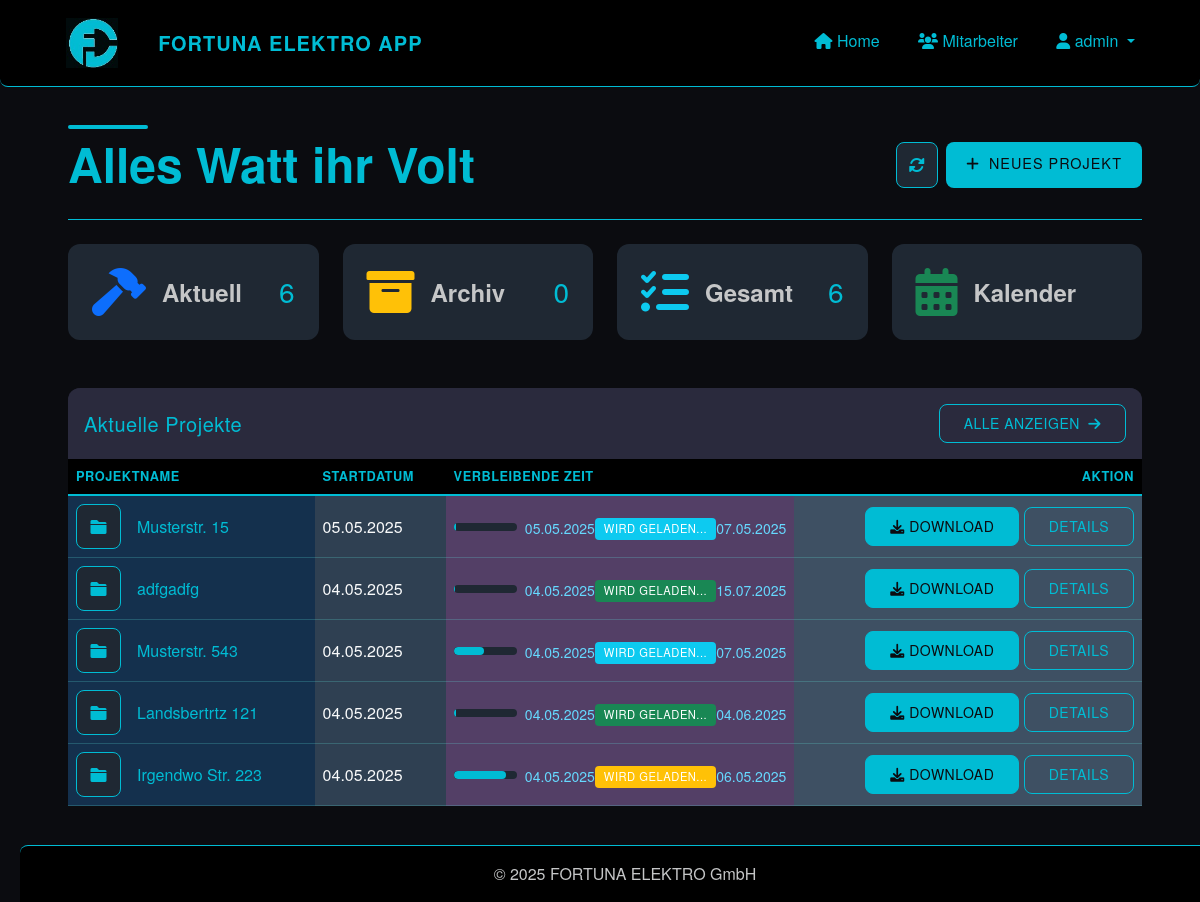
Screenshot of / (signed in) with the database file from the repository.
### app/models/user.py (models this page shows, shortened)
class User(UserMixin, db.Model):
    id = db.Column(db.Integer, primary_key=True)
    username = db.Column(db.String(64), unique=True, nullable=False)
    password_hash = db.Column(db.String(128), nullable=False)
    role = db.Column(db.String(20), nullable=False, default='installateur')  # 'admin' oder 'installateur'
    is_active = db.Column(db.Boolean, default=True)
    created_at = db.Column(db.DateTime, default=datetime.utcnow)
    projects = db.relationship('Project', backref='creator', lazy='dynamic')
    files = db.relationship('File', backref='uploader', lazy='dynamic')
    timesheets = db.relationship('Timesheet', backref='employee', lazy='dynamic')
    def is_admin(self):
        return self.role == 'admin'

### app/models/project.py (models this page shows, shortened)
class Project(db.Model):
    id = db.Column(db.Integer, primary_key=True)
    name = db.Column(db.String(128), nullable=False)  # Adresse als Projektname
    description = db.Column(db.Text)
    start_date = db.Column(db.DateTime, default=datetime.utcnow)
    end_date = db.Column(db.DateTime)
    status = db.Column(db.String(20), default='in_bearbeitung')  # 'in_bearbeitung', 'abgeschlossen', 'archiviert'
    creator_id = db.Column(db.Integer, db.ForeignKey('user.id'))
    files = db.relationship('File', backref='project', lazy='dynamic', cascade='all, delete-orphan')
    timesheets = db.relationship('Timesheet', backref='project', lazy='dynamic', cascade='all, delete-orphan')
    def get_remaining_hours(self):
        if not self.end_date:
            return None
        now = datetime.now()
        time_diff = self.end_date - now
        if time_diff.total_seconds() <= 0:
            return 0
        total_hours = time_diff.total_seconds() / 3600
        return round(total_hours, 1)  # Auf eine Dezimalstelle runden
    def get_progress_percentage(self):
        if not self.end_date:
            return 0
        now = datetime.now()
        total_duration = (self.end_date - self.start_date).total_seconds()
        elapsed_time = (now - self.start_date).total_seconds()
        if elapsed_time >= total_duration:
            return 100
        progress = (elapsed_time / total_duration) * 100
        return round(progress, 1)  # Auf eine Dezimalstelle runden

### app/routes/dashboard.py (the view)
@dashboard.route('/')
@login_required
def index():
    in_progress = Project.query.filter_by(status='in_bearbeitung').order_by(Project.start_date.desc()).all()
    archived = Project.query.filter_by(status='archiviert').order_by(Project.start_date.desc()).all()
    now = datetime.now()
    return render_template(
        'dashboard/index.html',
        title='Dashboard',
        in_progress=in_progress,
        archived=archived,
        now=now  # Add this line to pass the current datetime
    )

### app/templates/dashboard/index.html (shortened to what this page needs)
{% extends "base.html" %}
{% block content %}
<div class="container-fluid py-4">
    <div class="d-flex flex-column flex-md-row justify-content-between align-items-start align-items-md-center mb-4 gap-3">
        <div class="position-relative">
            <div class="dashboard-heading-decoration"></div>
            <h4 class="fw-bold mb-1 display-5 position-relative">Alles Watt ihr Volt</h4>
        </div>
        <div class="d-flex">
            <a href="{{ url_for('dashboard.index') }}" class="btn btn-light me-2 btn-refresh" aria-label="Aktualisieren">
                <i class="fas fa-sync-alt"></i>
            </a>
            <a href="{{ url_for('projects.new_project') }}" class="btn btn-gradient">
                <i class="fas fa-plus me-1"></i> Neues Projekt
            </a>
        </div>
    </div>
<div class="row g-4 mb-5">
    <div class="col-12 col-sm-6 col-lg-3">
        <div class="card h-100 border-0 shadow-hover stat-card custom-stat-card" data-bs-toggle="modal" data-bs-target="#projectsModal" data-tab-target="in-progress-tab">
            <div class="card-body p-4">
                <div class="d-flex align-items-center justify-content-between">
                    <div class="d-flex align-items-center gap-3">
                        <i class="fas fa-hammer fa-3x text-primary"></i>
                        <span class="text-muted fw-bold fs-4">Aktuell</span>
                    </div>
                    <h3 class="mb-0">{{ in_progress|length }}</h3>
                </div>
            </div>
        </div>
    </div>
    <div class="col-12 col-sm-6 col-lg-3">
        <div class="card h-100 border-0 shadow-hover stat-card custom-stat-card" data-bs-toggle="modal" data-bs-target="#projectsModal" data-tab-target="archived-tab">
            <div class="card-body p-4">
                <div class="d-flex align-items-center justify-content-between">
                    <div class="d-flex align-items-center gap-3">
                        <i class="fas fa-archive fa-3x text-warning"></i>
                        <span class="text-muted fw-bold fs-4">Archiv</span>
                    </div>
                    <h3 class="mb-0">{{ archived|length }}</h3>
                </div>
            </div>
        </div>
    </div>
    <div class="col-12 col-sm-6 col-lg-3">
        <div class="card h-100 border-0 shadow-hover stat-card custom-stat-card" data-bs-toggle="modal" data-bs-target="#projectsModal" data-tab-target="all-tab">
            <div class="card-body p-4">
                <div class="d-flex align-items-center justify-content-between">
                    <div class="d-flex align-items-center gap-3">
                        <i class="fas fa-tasks fa-3x text-info"></i>
                        <span class="text-muted fw-bold fs-4">Gesamt</span>
                    </div>
                    <h3 class="mb-0">{{ (in_progress|length) + (completed|length) + (archived|length) }}</h3>
                </div>
            </div>
        </div>
    </div>
    <div class="col-12 col-sm-6 col-lg-3">
        <div class="card h-100 border-0 shadow-hover stat-card custom-stat-card" data-bs-toggle="modal" data-bs-target="#projectsModal" data-tab-target="calendar-tab">
            <div class="card-body p-4">
                <div class="d-flex align-items-center justify-content-between">
                    <div class="d-flex align-items-center gap-3">
                        <i class="fas fa-calendar-alt fa-3x text-success"></i>
                        <span class="text-muted fw-bold fs-4">Kalender</span>
                    </div>
                </div>
            </div>
        </div>
    </div>
</div>
<div class="row mb-4">
    <div class="col-12">
        <div class="card border-0 shadow-hover aktuelle-projekte">
            <div class="card-header border-0 py-3">
                <div class="d-flex justify-content-between align-items-center">
                    <h5 class="mb-0">Aktuelle Projekte</h5>
                    <button class="btn btn-sm btn-outline-primary" data-bs-toggle="modal" data-bs-target="#projectsModal">
                        Alle anzeigen <i class="fas fa-arrow-right ms-1"></i>
                    </button>
                </div>
            </div>
            <div class="card-body p-0">
                {% if in_progress %}
                <div class="table-responsive">
                    <table class="table table-hover align-middle mb-0">
                        <thead>
                            <tr>
                                <th>Projektname</th>
                                <th class="d-none d-md-table-cell">Startdatum</th>
                                <th class="d-none d-lg-table-cell">Verbleibende Zeit</th>
                                <th class="text-end">Aktion</th>
                            </tr>
                        </thead>
                        <tbody>
                            {% for project in in_progress[:5] %}
                                <tr>
                                    <td style="background-color: #14304d">
                                        <div class="d-flex align-items-center">
                                            <div class="project-icon me-3">
                                                <i class="fas fa-folder" style="color: var(--accent);"></i>
                                            </div>
                                            <div>
                                                <h6 class="mb-0">{{ project.name }}</h6>
                                            </div>
                                        </div>
                                    </td>
                                    <td class="d-none d-md-table-cell text-light" style="background-color: #2f4052">{{ project.start_date.strftime('%d.%m.%Y') }}</td>
                                    <td class="d-none d-lg-table-cell" style="background-color: #533f66">
                                        {% if project.end_date %}
                                            <div class="d-flex align-items-center">
                                                <div class="progress flex-grow-1 me-2" style="height: 8px; background-color: var(--primary-light);">
                                                    <div class="progress-bar" role="progressbar"
                                                         style="width: {{ project.get_progress_percentage() }}%; background-color: var(--accent);"
                                                         aria-valuenow="{{ project.get_progress_percentage() }}" aria-valuemin="0" aria-valuemax="100"></div>
                                                </div>
                                                <div class="d-flex justify-content-between mt-1">
                                                    <small class="text-muted">{{ project.start_date.strftime('%d.%m.%Y') }}</small>
                                                    <span id="countdown-timer" class="badge
                                                        {% if project.get_remaining_hours() > 168 %}
                                                            bg-success
                                                        {% elif project.get_remaining_hours() > 24 %}
                                                            bg-info
                                                        {% elif project.get_remaining_hours() > 0 %}
                                                            bg-warning
                                                        {% else %}
                                                            bg-danger
                                                        {% endif %}">
                                                        Wird geladen...
                                                    </span>
                                                    <small class="text-muted">{{ project.end_date.strftime('%d.%m.%Y') }}</small>
                                                </div>
                                            </div>
                                        {% endif %}
                                    </td>
                                    <td class="text-end" style="background-color: #3e5063">
                                        <a href="{{ url_for('files.download_project', project_id=project.id) }}" class="btn btn-sm btn-primary">
                                            <i class="fas fa-download"></i> Download
                                        </a>
                                        <a href="{{ url_for('projects.view_project', project_id=project.id) }}" class="btn btn-sm btn-outline-primary">
                                            Details
                                        </a>
                                    </td>
                                </tr>
                            {% endfor %}
                        </tbody>
                    </table>
                </div>
                {% endif %}
            </div>
        </div>
    </div>
</div>
                        {% set all_projects = in_progress + archived %}
{% endblock %}

### app/templates/base.html (shortened to what this page needs)
<!DOCTYPE html>
<html lang="de">
<head>
    <link href="https://cdn.jsdelivr.net/npm/bootstrap@5.3.0/dist/css/bootstrap.min.css" rel="stylesheet">
    <link rel="stylesheet" href="https://cdn.jsdelivr.net/npm/bootstrap-icons@1.11.1/font/bootstrap-icons.css">
    <link rel="stylesheet" href="https://cdnjs.cloudflare.com/ajax/libs/font-awesome/6.0.0/css/all.min.css">
    <link rel="stylesheet" href="{{ url_for('static', filename='css/style.css') }}">
</head>
<body>
<nav class="navbar navbar-expand-lg navbar-dark mb-4">
    <div class="container position-relative">
        <a class="navbar-brand d-flex align-items-center" href="{{ url_for('dashboard.index') }}">
            <img src="{{ url_for('static', filename='img/logo.jpg') }}" alt="Fortuna Elektro Logo"
                 style="height: 50px; width: auto; max-height: 90%; margin-right: 40px; margin-left: 30px;">
            <span style="color: var(--accent)">FORTUNA ELEKTRO APP</span>
        </a>
        <div class="collapse navbar-collapse" id="navbarNav">
            <ul class="navbar-nav ms-auto">
                {% if current_user.is_authenticated %}
                    <li class="nav-item">
                        <a class="nav-link" href="{{ url_for('dashboard.index') }}">
                            <i class="fas fa-home"></i> Home
                        </a>
                    </li>
                    {% if current_user.is_admin() %}
                        <li class="nav-item">
                            <a class="nav-link" href="{{ url_for('admin.list_users') }}">
                                <i class="fas fa-users"></i> Mitarbeiter
                            </a>
                        </li>
                    {% endif %}
                    <li class="nav-item dropdown">
                        <a class="nav-link dropdown-toggle" href="#" role="button" data-bs-toggle="dropdown">
                            <i class="fas fa-user"></i> {{ current_user.username }}
                        </a>
                    </li>
                {% else %}
                    <li class="nav-item">
                        <a class="nav-link" href="{{ url_for('auth.login') }}">
                            <i class="fas fa-sign-in-alt"></i> Anmelden
                        </a>
                    </li>
                {% endif %}
            </ul>
        </div>
    </div>
</nav>
    <div class="container mb-5">
        {% block content %}{% endblock %}
    </div>
    <footer class="footer mt-auto py-3">
        <div class="container text-center">
            <span class="text-muted">&copy; 2025 FORTUNA ELEKTRO GmbH</span>
        </div>
    </footer>
</body>
</html>

### rows the page displays
User: username "admin"
Project: name "Musterstr. 15", start_date "05.05.2025", end_date "07.05.2025"
Project: name "adfgadfg", start_date "04.05.2025", end_date "15.07.2025"
Project: name "Musterstr. 543", start_date "04.05.2025", end_date "07.05.2025"
Project: name "Landsbertrtz 121", start_date "04.05.2025", end_date "04.06.2025"
Project: name "Irgendwo Str. 223", start_date "04.05.2025", end_date "06.05.2025"

### other values shown
{{ in_progress|length }} "6"
{{ archived|length }} "0"
{{ (in_progress|length) + (completed|length) + (archived|length) }} "6"
